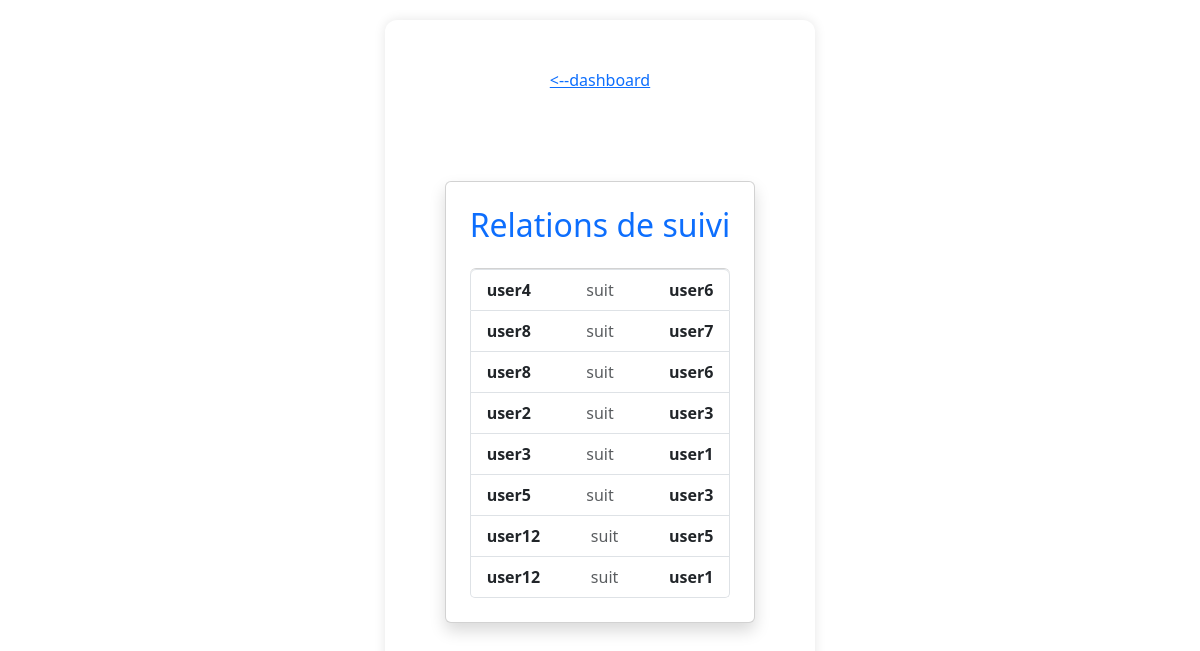
The app's page /user_follow_list/ (signed in) with its own data.
### reviews/models.py (models this page shows, shortened)
class UserFollows(models.Model):
    user = models.ForeignKey(
        settings.AUTH_USER_MODEL,
        related_name='following',
        on_delete=models.CASCADE
    )
    followed_user = models.ForeignKey(
        settings.AUTH_USER_MODEL,
        related_name='followed_by',
        on_delete=models.CASCADE
    )
    class Meta:
        unique_together = ('user', 'followed_user')

### authentication/models.py (models this page shows)
class User(AbstractUser):
    SUBSCRIBER = 'SUBSCRIBER'
    profile_photo = models.ImageField(verbose_name='Photo de profil', blank=True, null=True)
    role = models.CharField(max_length=30, default='user')

### reviews/views.py (the view)
# urls.py: path('user_follow_list/', reviews.views.user_follow_list, name='user_follow_list'),
@login_required
def user_follow_list(request):
    follows = UserFollows.objects.all()
    return render(request, 'reviews/user_follow_list.html', {'follows': follows})

### reviews/templates/reviews/user_follow_list.html
{% extends 'base.html' %}
{% block content %}
<a href="{% url 'dashboard' %}"><--dashboard</a>
<link href="https://cdn.jsdelivr.net/npm/bootstrap@5.3.0/dist/css/bootstrap.min.css" rel="stylesheet">
<div class="container d-flex justify-content-center align-items-center" style="min-height: 80vh;">
    <div class="card shadow p-4 w-100" style="max-width: 600px;">
        <h2 class="text-center mb-4 text-primary">Relations de suivi</h2>
        <ul class="list-group">
            {% for follow in follows %}
                <li class="list-group-item d-flex justify-content-between align-items-center">
                    <strong>{{ follow.user.username }}</strong>
                    <span class="text-muted">suit</span>
                    <strong>{{ follow.followed_user.username }}</strong>
                </li>
            {% empty %}
                <li class="list-group-item text-center text-muted">
                    Aucune relation de suivi trouvée.
                </li>
            {% endfor %}
        </ul>
    </div>
</div>
{% endblock %}

### templates/base.html (shortened to what this page needs)
<!DOCTYPE html>
{% load static %}
<html lang="fr">
<head>
    <link rel="stylesheet" href="{% static 'css/styles.css' %}">
    <link href="https://cdn.jsdelivr.net/npm/bootstrap@5.3.5/dist/css/bootstrap.min.css" rel="stylesheet">
</head>
<body>
    <div class="message-box">
        {% block content %}{% endblock %}
    </div>
</body>
</html>

### static/css/styles.css (style rules this page uses)
.card { box-shadow: 0 2px 4px rgba(0,0,0,0.1); margin-bottom: 20px; }
body { min-height: 100vh; display: flex; justify-content: center; align-items: center; background: #f8f9fa; font-family: 'Segoe UI', sans-serif; }
.message-box { text-align: center; background-color: #ffffff; padding: 3rem; border-radius: 12px; box-shadow: 0 0 12px rgba(0,0,0,0.1); }

### records on screen
UserFollows: user.username "user4", followed_user.username "user6"
UserFollows: user.username "user8", followed_user.username "user7"
UserFollows: user.username "user8", followed_user.username "user6"
UserFollows: user.username "user2", followed_user.username "user3"
UserFollows: user.username "user3", followed_user.username "user1"
UserFollows: user.username "user5", followed_user.username "user3"
UserFollows: user.username "user12", followed_user.username "user5"
UserFollows: user.username "user12", followed_user.username "user1"
